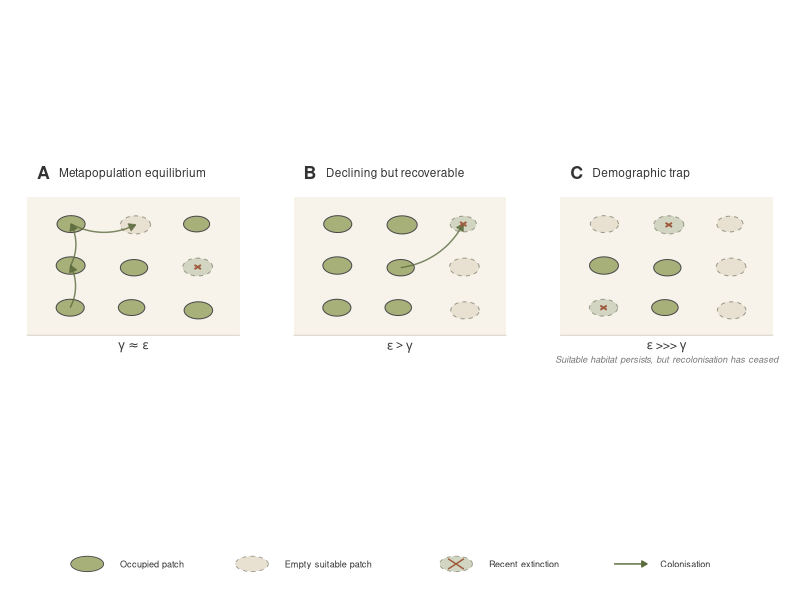

Here is the R script that generated this plot:
###############################################################################
# fig_conceptual_framework.R
#
# Conceptual Figure: Demographic regimes of range dynamics
# Three-panel figure (A-C) with coherent patch narrative across panels.
# Bird silhouettes excluded — to be added manually in PowerPoint/Illustrator.
#
# Output: figs/pub_fig_conceptual_framework.pdf / .png
###############################################################################

library(ggplot2)
library(grid)
library(gridExtra)

# ---- Colour palette ----
col_occupied    <- "#A8B07A"
col_empty       <- "#E8E0D0"
col_extinct_bg  <- "#D2D5C2"
col_border      <- "#4A4A4A"
col_border_dash <- "#9A9A8A"
col_arrow       <- "#5B6B3C"
col_extinct_x   <- "#9E5A3C"
col_ground      <- "#F7F3EB"
col_text        <- "#333333"

# ---- Patch layout: 3x3, same positions in all panels ----
# Patches are numbered 1-9 (top-left to bottom-right)
#   1  2  3
#   4  5  6
#   7  8  9
patch_x <- c(1.8, 5.0, 8.2, 1.8, 5.0, 8.2, 1.8, 5.0, 8.2)
patch_y <- c(5.2, 5.2, 5.2, 3.1, 3.1, 3.1, 1.0, 1.0, 1.0)

set.seed(42)
patch_x <- patch_x + runif(9, -0.12, 0.12)
patch_y <- patch_y + runif(9, -0.08, 0.08)

patch_rx <- c(0.70, 0.75, 0.65, 0.72, 0.68, 0.74, 0.70, 0.66, 0.71)
patch_ry <- patch_rx * 0.60

patches <- data.frame(id = 1:9, x = patch_x, y = patch_y,
                      rx = patch_rx, ry = patch_ry)

# ---- Coherent patch narrative A -> B -> C ----
# Panel A: 7 occupied, 1 recently extinct (patch 6), 1 being recolonised (patch 2)
# Panel B: patches 6 and 3 lost (extinct), patch 2 recolonised successfully,
#          patch 9 now empty (long-empty), one arrow tries to reach patch 3
# Panel C: only patches 4,5,8 remain occupied. 1,6,3,9 empty. 2,7 recently extinct.
#          No arrows at all.

# The story:
# Patch 1: occupied -> occupied -> empty (long gone)
# Patch 2: empty(recolonising) -> occupied (success!) -> recently extinct
# Patch 3: occupied -> recently extinct -> empty (long gone)
# Patch 4: occupied -> occupied -> occupied (core)
# Patch 5: occupied -> occupied -> occupied (core)
# Patch 6: recently extinct -> empty -> empty
# Patch 7: occupied -> occupied -> recently extinct
# Patch 8: occupied -> occupied -> occupied (core, last refuge)
# Patch 9: occupied -> empty -> empty

states_A <- c("occupied",      "recolonising", "occupied",
              "occupied",      "occupied",     "extinct",
              "occupied",      "occupied",     "occupied")

states_B <- c("occupied",      "occupied",     "extinct",
              "occupied",      "occupied",     "empty",
              "occupied",      "occupied",     "empty")

states_C <- c("empty",         "extinct",      "empty",
              "occupied",      "occupied",     "empty",
              "extinct",       "occupied",     "empty")

# ---- Colonisation arrows ----
# Panel A: 3 arrows (active recolonisation system)
#   patch 1 -> patch 2 (recolonising)
#   patch 5 -> patch 6 (attempting, towards extinct patch — shows effort)
#   patch 8 -> patch 9 (maintaining connectivity)
arrows_A <- data.frame(
  x    = c(patches$x[1], patches$x[7], patches$x[4]),
  y    = c(patches$y[1], patches$y[7], patches$y[4]),
  xend = c(patches$x[2], patches$x[4], patches$x[1]),
  yend = c(patches$y[2], patches$y[4], patches$y[1])
)

# Panel B: 1 arrow (weakened recolonisation)
#   patch 5 -> patch 3 (trying to recolonise recently extinct patch — will fail)
arrows_B <- data.frame(
  x    = patches$x[5],
  y    = patches$y[5],
  xend = patches$x[3],
  yend = patches$y[3]
)

# Panel C: NO arrows (recolonisation has ceased)
arrows_C <- data.frame(x = numeric(0), y = numeric(0),
                        xend = numeric(0), yend = numeric(0))

# ---- Extinct positions ----
get_extinct_pos <- function(states) {
  idx <- which(states == "extinct")
  if (length(idx) == 0) return(data.frame(x = numeric(0), y = numeric(0)))
  data.frame(x = patches$x[idx], y = patches$y[idx])
}

# ---- Helpers ----
ellipse_poly <- function(cx, cy, rx, ry, n = 50) {
  t <- seq(0, 2 * pi, length.out = n)
  data.frame(x = cx + rx * cos(t), y = cy + ry * sin(t))
}

build_patches <- function(states) {
  dfs <- lapply(1:9, function(i) {
    ep <- ellipse_poly(patches$x[i], patches$y[i],
                       patches$rx[i], patches$ry[i])
    ep$id    <- i
    ep$state <- states[i]
    ep
  })
  do.call(rbind, dfs)
}

# ---- Panel builder ----
make_panel <- function(states, arrows_df, label, subtitle, annotation,
                       sub_annotation = NULL) {

  patch_data <- build_patches(states)
  extinct_df <- get_extinct_pos(states)

  fill_map   <- c(occupied = col_occupied, empty = col_empty,
                  extinct = col_extinct_bg, recolonising = col_empty)
  border_map <- c(occupied = col_border, empty = col_border_dash,
                  extinct = col_border_dash, recolonising = col_border_dash)
  lty_map    <- c(occupied = "solid", empty = "dashed",
                  extinct = "dashed", recolonising = "dashed")

  p <- ggplot() +
    annotate("rect", xmin = -0.3, xmax = 10.3, ymin = -0.3, ymax = 6.6,
             fill = col_ground, colour = NA) +
    annotate("segment", x = -0.3, xend = 10.3, y = -0.3, yend = -0.3,
             colour = "#D0C8B8", linewidth = 0.3)

  # Patches
  for (s in unique(states)) {
    sub_d <- patch_data[patch_data$state == s, ]
    if (nrow(sub_d) == 0) next
    p <- p + geom_polygon(
      data = sub_d,
      aes(x = x, y = y, group = id),
      fill = fill_map[s],
      colour = border_map[s],
      linewidth = 0.35,
      linetype = lty_map[s]
    )
  }

  # Arrows
  if (nrow(arrows_df) > 0) {
    p <- p + geom_curve(
      data = arrows_df,
      aes(x = x, y = y, xend = xend, yend = yend),
      colour = col_arrow,
      linewidth = 0.5,
      curvature = 0.25,
      arrow = arrow(length = unit(1.8, "mm"), type = "closed"),
      alpha = 0.80
    )
  }

  # X marks
  if (nrow(extinct_df) > 0) {
    xs <- 0.16
    for (i in 1:nrow(extinct_df)) {
      ex <- extinct_df$x[i]
      ey <- extinct_df$y[i]
      p <- p +
        annotate("segment",
                 x = ex - xs, xend = ex + xs,
                 y = ey - xs * 0.65, yend = ey + xs * 0.65,
                 colour = col_extinct_x, linewidth = 0.65) +
        annotate("segment",
                 x = ex + xs, xend = ex - xs,
                 y = ey - xs * 0.65, yend = ey + xs * 0.65,
                 colour = col_extinct_x, linewidth = 0.65)
    }
  }

  # Labels
  p <- p +
    annotate("text", x = 0.2, y = 7.8, label = label,
             fontface = "bold", size = 4.5, hjust = 0, colour = col_text) +
    annotate("text", x = 1.3, y = 7.8, label = subtitle,
             fontface = "plain", size = 3, hjust = 0, colour = col_text)

  # Greek annotation
  p <- p +
    annotate("text", x = 5, y = -0.9, label = annotation,
             size = 3.2, colour = col_text, parse = TRUE)

  # Sub-annotation
  if (!is.null(sub_annotation)) {
    p <- p +
      annotate("text", x = 5, y = -1.5, label = sub_annotation,
               fontface = "italic", size = 2.3, colour = "#777777")
  }

  p + coord_fixed(ratio = 1, xlim = c(-0.5, 10.5),
                  ylim = c(-1.8, 8.3), clip = "off") +
    theme_void() +
    theme(plot.margin = margin(1, 3, 3, 3, "mm"),
          plot.background = element_rect(fill = "white", colour = NA))
}

# ---- Three panels ----
panel_A <- make_panel(states_A, arrows_A,
                      "A", "Metapopulation equilibrium",
                      "gamma %~~% epsilon")

panel_B <- make_panel(states_B, arrows_B,
                      "B", "Declining but recoverable",
                      "epsilon > gamma")

panel_C <- make_panel(states_C, arrows_C,
                      "C", "Demographic trap",
                      "epsilon ~'>>>'~ gamma",
                      "Suitable habitat persists, but recolonisation has ceased")

# ---- Legend (with proper spacing) ----
legend_panel <- ggplot() +
  # 1. Occupied
  geom_polygon(data = ellipse_poly(1.0, 0.5, 0.25, 0.15),
               aes(x = x, y = y), fill = col_occupied,
               colour = col_border, linewidth = 0.3) +
  annotate("text", x = 1.5, y = 0.5, label = "Occupied patch",
           size = 2.3, hjust = 0, colour = col_text) +

  # 2. Empty suitable
  geom_polygon(data = ellipse_poly(3.5, 0.5, 0.25, 0.15),
               aes(x = x, y = y), fill = col_empty,
               colour = col_border_dash, linewidth = 0.3,
               linetype = "dashed") +
  annotate("text", x = 4.0, y = 0.5, label = "Empty suitable patch",
           size = 2.3, hjust = 0, colour = col_text) +

  # 3. Local extinction
  geom_polygon(data = ellipse_poly(6.6, 0.5, 0.25, 0.15),
               aes(x = x, y = y), fill = col_extinct_bg,
               colour = col_border_dash, linewidth = 0.3,
               linetype = "dashed") +
  annotate("segment", x = 6.48, xend = 6.72, y = 0.4, yend = 0.6,
           colour = col_extinct_x, linewidth = 0.5) +
  annotate("segment", x = 6.72, xend = 6.48, y = 0.4, yend = 0.6,
           colour = col_extinct_x, linewidth = 0.5) +
  annotate("text", x = 7.1, y = 0.5, label = "Recent extinction",
           size = 2.3, hjust = 0, colour = col_text) +

  # 4. Colonisation arrow
  annotate("segment", x = 9.0, xend = 9.5, y = 0.5, yend = 0.5,
           colour = col_arrow, linewidth = 0.5,
           arrow = arrow(length = unit(1.5, "mm"), type = "closed")) +
  annotate("text", x = 9.7, y = 0.5, label = "Colonisation",
           size = 2.3, hjust = 0, colour = col_text) +

  coord_cartesian(xlim = c(0.5, 11), ylim = c(0, 1)) +
  theme_void() +
  theme(plot.margin = margin(0, 5, 2, 5, "mm"))

# ---- Compose ----
fig <- grid.arrange(
  arrangeGrob(panel_A, panel_B, panel_C, ncol = 3),
  legend_panel,
  nrow = 2, heights = c(10, 1.2)
)

# ---- Save ----
out_dir <- file.path(getwd(), "figs")
if (!dir.exists(out_dir)) dir.create(out_dir, recursive = TRUE)

ggsave(file.path(out_dir, "pub_fig_conceptual_framework.pdf"),
       fig, width = 190, height = 90, units = "mm", dpi = 300)

ggsave(file.path(out_dir, "pub_fig_conceptual_framework.png"),
       fig, width = 190, height = 90, units = "mm", dpi = 600)

cat("Saved: figs/pub_fig_conceptual_framework.pdf\n")
cat("Saved: figs/pub_fig_conceptual_framework.png\n")
